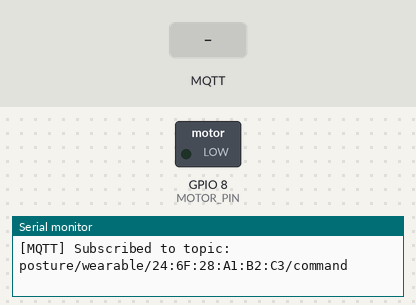
Bench run of a sketch on a simulated ESP32-C3. Parts: switched loads named in the sketch (green lamp = pin HIGH), the last lines printed to the serial monitor. Dashed ring = blinking. The test bench sets the inputs (shaded band). WiFi joins after 1.5 s; servers stay silent unless stated; no MQTT or app messages arrive unless stated.

Above: at 2.8 s.
2.9 s: MQTT message "vibrate_heavy" arrives on the first subscribed topic
At 3.1 s:
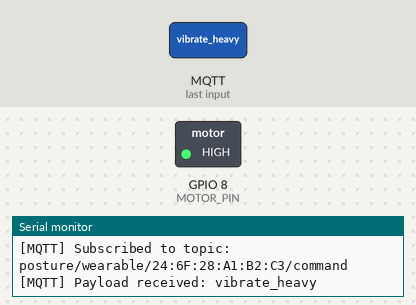
5.9 s: MQTT message "stop" arrives on the first subscribed topic
At 6.5 s:
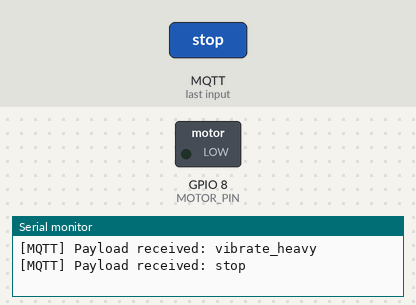
7.4 s: MQTT message "linked" arrives on the first subscribed topic
At 7.55 s:
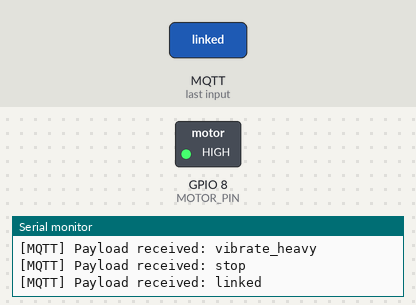
Timing chart, 0 to 10.4 s (numbered marks = the images above; inputs shaded):
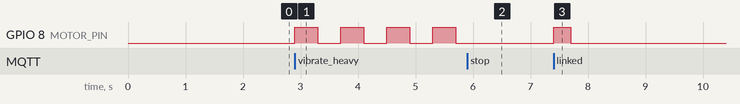

Measured:
- after the input at 2.9 s, GPIO 8 (MOTOR_PIN): alternates HIGH for 0.40 s and LOW for 0.40 s, starting at once
- after the input at 5.9 s, GPIO 8 (MOTOR_PIN): stops changing and stays LOW
- after the input at 7.4 s, GPIO 8 (MOTOR_PIN): LOW → HIGH at once, → LOW 0.30 s later

The sketch:

use-for-production-12sept2026-332pm.ino
```cpp
/**
 * ==============================================================================
 * ENTERPRISE POSTURE MONITORING - WEARABLE CLIENT (ESP32-C3)
 * Description: Establishes a connection to the external MQTT broker via custom
 *              port 1888. Bypasses Cloudflare proxy via DNS-only subdomain.
 *              Handles incoming telemetry payloads to trigger haptic feedback.
 * ==============================================================================
 */

#include <WiFi.h>
#include <WiFiManager.h>
#include <PubSubClient.h>

// --- HARDWARE CONFIGURATION ---
// GPIO pin designated for the vibration motor module
// Configured to 8 to synchronize with the built-in LED
const int MOTOR_PIN = 8;

// --- NETWORK & MQTT CONFIGURATION ---
WiFiClient espClient;
PubSubClient mqttClient(espClient);

// Default configuration for the broker (Override via WiFiManager Captive Portal)
char mqtt_server[60] = "YOUR_MQTT_BROKER_IP";
char mqtt_port[6] = "1888";
String macAddress;
String commandTopic;

// --- VIBRATION STATE MACHINE ---
bool isVibrating = false;
unsigned long previousMillis = 0;
const long pulseInterval = 400; // Duty cycle for the haptic pulse
int motorState = LOW;

/**
 * Callback function triggered upon receiving a payload from the subscribed topic.
 * Evaluates the payload string to determine the haptic feedback state.
 */
void mqttCallback(char* topic, byte* payload, unsigned int length) {
  String message = "";
  for (unsigned int i = 0; i < length; i++) {
    message += (char)payload[i];
  }

  Serial.print("[MQTT] Payload received: ");
  Serial.println(message);

  if (message == "vibrate_heavy") {
    isVibrating = true;
  }
  else if (message == "stop" || message == "linked") {
    isVibrating = false;
    digitalWrite(MOTOR_PIN, LOW); // Terminate haptic loop immediately

    // Execute a brief acknowledgment pulse for successful pairing integration
    if (message == "linked") {
      digitalWrite(MOTOR_PIN, HIGH);
      delay(300);
      digitalWrite(MOTOR_PIN, LOW);
    }
  }
}

/**
 * Handles reconnections to the MQTT broker in the event of connection loss.
 * Implements a backoff strategy to prevent network flooding.
 */
void reconnectMQTT() {
  while (!mqttClient.connected()) {
    Serial.print("[MQTT] Establishing connection to ");
    Serial.print(mqtt_server);
    Serial.print(":");
    Serial.print(mqtt_port);
    Serial.print("... ");

    // Generate a unique client identifier derived from the hardware MAC address
    String clientId = "Wearable-";
    clientId += macAddress;

    if (mqttClient.connect(clientId.c_str())) {
      Serial.println("CONNECTED.");
      mqttClient.subscribe(commandTopic.c_str());
      Serial.print("[MQTT] Subscribed to topic: ");
      Serial.println(commandTopic);
    } else {
      Serial.print("FAILED, status code = ");
      Serial.print(mqttClient.state());
      Serial.println(". Retrying connection in 5 seconds...");
      delay(5000);
    }
  }
}

void setup() {
  // --- IMMEDIATE HARDWARE OVERRIDE ---
  // Force the designated pin to LOW instantly at boot-up sequence
  pinMode(MOTOR_PIN, OUTPUT);
  digitalWrite(MOTOR_PIN, LOW);

  Serial.begin(115200);
  Serial.println("\n[SYSTEM] Initializing Wearable Client Architecture...");

  // --- HARDWARE FLAW WORKAROUNDS (POWER & RF STABILITY) ---

  // 1. Matikan radio Bluetooth sepenuhnya untuk jimat arus puncak dan elak gangguan RF
  btStop();

  // 2. Bangunkan radio WiFi dalam mod Station
  WiFi.mode(WIFI_STA);
  delay(100);

  // 3. Hadkan kuasa pemancar (TX Power) kepada 8.5dBm untuk elak pengawal voltan terbeban
  WiFi.setTxPower(WIFI_POWER_8_5dBm);

  // --------------------------------------------------------

  // Retrieve hardware MAC Address to construct the localized MQTT Topic
  macAddress = WiFi.macAddress();
  macAddress.toUpperCase();
  commandTopic = "posture/wearable/" + macAddress + "/command";

  // --- WIFIMANAGER CAPTIVE PORTAL DEPLOYMENT ---
  WiFiManager wm;

  // Define strict connection timeout rules
  wm.setConnectTimeout(10); // Attempt to connect to saved WiFi for max 10 seconds
  wm.setConfigPortalTimeout(180); // Keep Captive Portal open for max 3 minutes to preserve battery

  // Dynamic HTML parameter to inject the external Server Domain/IP
  WiFiManagerParameter custom_mqtt_server("server", "MQTT Server", mqtt_server, 60);
  wm.addParameter(&custom_mqtt_server);

  // Configure Access Point SSID utilizing the last segment of the MAC address
  String apName = "Posture_Watch_" + macAddress.substring(12, 17);

  Serial.println("[NETWORK] Deploying Captive Portal...");
  Serial.print("[INFO] Target MAC Address for Web UI configuration: ");
  Serial.println(macAddress);

  // Halt execution thread until network connection is established
  if (!wm.autoConnect(apName.c_str())) {
    Serial.println("[NETWORK] Connection timeout or failure. Restarting hardware to refresh portal...");
    ESP.restart();
  }

  // Persist the updated server domain if modified via the Captive Portal UI
  strcpy(mqtt_server, custom_mqtt_server.getValue());

  Serial.println("\n[NETWORK] Connection Established Successfully.");
  Serial.print("[NETWORK] Assigned IP Address: ");
  Serial.println(WiFi.localIP());
  Serial.print("[NETWORK] Configured Broker: ");
  Serial.println(mqtt_server);

  // Initialize MQTT parameters with the custom port configuration
  mqttClient.setServer(mqtt_server, atoi(mqtt_port));
  mqttClient.setCallback(mqttCallback);
}

void loop() {
  // Maintain MQTT session integrity and process incoming packets
  if (!mqttClient.connected()) {
    reconnectMQTT();
  }
  mqttClient.loop();

  // Execute Non-Blocking Haptic Vibration Pulse
  if (isVibrating) {
    unsigned long currentMillis = millis();
    if (currentMillis - previousMillis >= pulseInterval) {
      previousMillis = currentMillis;
      motorState = (motorState == LOW) ? HIGH : LOW;
      digitalWrite(MOTOR_PIN, motorState);
    }
  } else {
    digitalWrite(MOTOR_PIN, LOW);
  }
}
```
